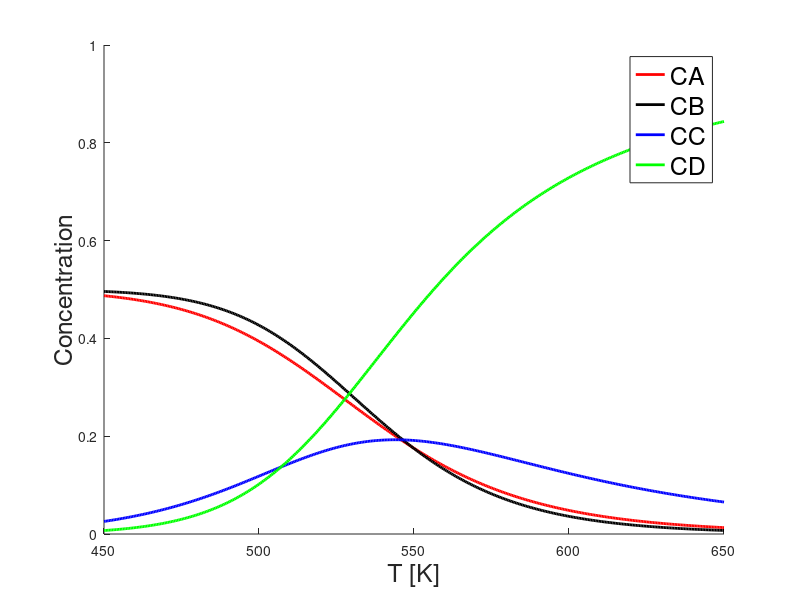

This chart was generated by the following MATLAB code:
%-------------------------------------------------------------------------%
%   __  __    _  _____ _        _    ____    _  _      ____    _ ____     %
%  |  \/  |  / \|_   _| |      / \  | __ )  | || |    / ___|__| |  _ \    %
%  | |\/| | / _ \ | | | |     / _ \ |  _ \  | || |_  | |   / _` | |_) |   %
%  | |  | |/ ___ \| | | |___ / ___ \| |_) | |__   _| | |__| (_| |  __/    %
%  |_|  |_/_/   \_\_| |_____/_/   \_\____/     |_|    \____\__,_|_|       %
%                                                                         %
%-------------------------------------------------------------------------%
%                                                                         %
%   Author: Marco Mehl <marco.mehl@polimi.it>                             %
%           Timoteo Dinelli <timoteo.dinelli@polimi.it>                   %
%   CRECK Modeling Group <http://creckmodeling.chem.polimi.it>            %
%   Department of Chemistry, Materials and Chemical Engineering           %
%   Politecnico di Milano                                                 %
%   P.zza Leonardo da Vinci 32, 20133 Milano                              %
%                                                                         %
% ----------------------------------------------------------------------- %

clear, close, clc;
%% Data

t = 1; % s
T = 450:0.5:650;
b = [0.5 0.5 0 0]';

%% Constan kinetic

k = [0.2 0.1 0.2 0.3];

A = [1+t*k(1)+t*k(4) 0 0 0; ...
    -k(1) 1+t*k(2)+t*k(3) 0 0;...
    0 -t*k(2) 1 0;...
    -t*k(4) -t*k(3) 0 1];

opts.LT = true;
x = linsolve(A, b, opts);

disp(['Solution is: ', num2str(x')])


%% Arrhenius with temperature dependence

% Computing the kinetic constant
for i = 1:length(T)
    k(1,i) = 1e8*exp(-20000/1.987/T(i)); 
    k(2,i) = 1e6*exp(-15000/1.987/T(i));
    k(3,i) = 1e11*exp(-27000/1.987/T(i));
    k(4,i) = 1e9*exp(-23000/1.987/T(i));
end

% Writing the system of equations
for j=1:length(T)
    % Eq 1
    A(1,1,j) = 1 + t * k(1,j) + t * k(4,j);
    A(1,2,j) = 0;
    A(1,3,j) = 0;
    A(1,4,j) = 0;

    % Eq 2
    A(2,1,j) = -t * k(1,j);
    A(2,2,j) = 1+t * k(1,j) + t * k(3,j);
    A(2,3,j) = 0;
    A(2,4,j) = 0;

    % Eq 3
    A(3,1,j) = 0;
    A(3,2,j) = -t * k(2,j);
    A(3,3,j) = 1;
    A(3,4,j) = 0;

    % Eq 4
    A(4,1,j) = -t * k(4,j);
    A(4,2,j) = -t * k(3,j);
    A(4,3,j) = 0;
    A(4,4,j) = 1;
end

% Solving n-systems of equations
for i = 1:length(T)
    x(:,i) = A(:,:,i)\b;
    % x(:,i) = linsolve(A(:,:,i),b);
end

%% Plot results

hold on
plot(T, x(1,:), 'LineWidth',2,'Color','red')
plot(T, x(2,:), 'LineWidth',2,'Color','black')
plot(T, x(3,:), 'LineWidth',2,'Color','blue')
plot(T, x(4,:), 'LineWidth',2,'Color','green')
xlabel('T [K]', 'FontSize', 18)
ylabel('Concentration', 'FontSize', 18)
legend('CA','CB','CC','CD','FontSize',18)
